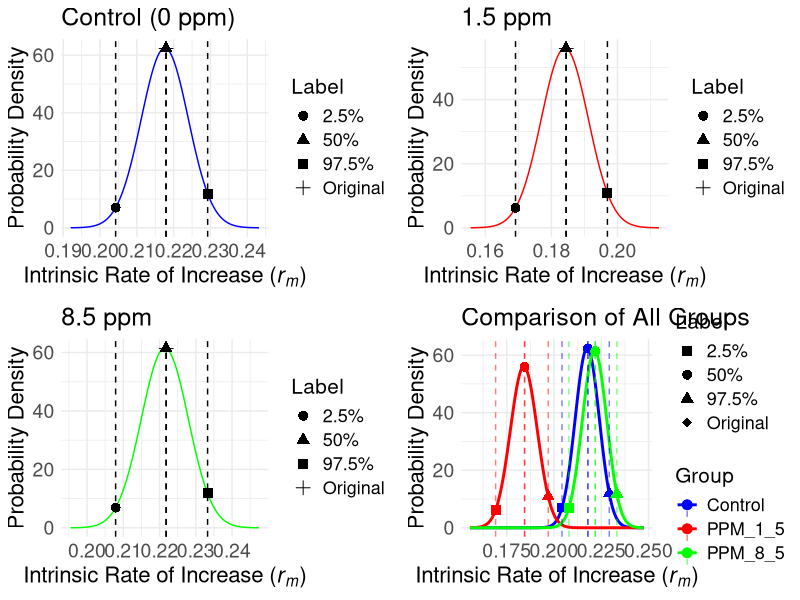

Write the R code that produced this figure.
# =============================================================================
# Script: normal_distribution_rm.R
# Purpose: Generate normal distribution plots for intrinsic rate of increase (rm)
#          across three treatment groups (Control, 1.5 ppm, 8.5 ppm)
# Author: [Your Name]
# Date: [Current Date]
# Corresponding to: Figure 6a in the manuscript
# =============================================================================

# =============================================================================
# 1. Load required libraries
# =============================================================================
library(ggplot2)
library(reshape2)
library(gridExtra)

# =============================================================================
# 2. Define bootstrap statistics for rm
# =============================================================================
mean_control <- 0.217589241699638
sd_control <- 6.39220408189354E-03

mean_ppm_1_5 <- 0.184059410621524
sd_ppm_1_5 <- 7.12175793130301E-03

mean_ppm_8_5 <- 0.221449795462937
sd_ppm_8_5 <- 6.48824104121303E-03

# =============================================================================
# 3. Generate x-axis ranges for each group (mean ± 4*SD)
# =============================================================================
x_control <- seq(mean_control - 4*sd_control, mean_control + 4*sd_control, length.out = 1000)
x_ppm_1_5 <- seq(mean_ppm_1_5 - 4*sd_ppm_1_5, mean_ppm_1_5 + 4*sd_ppm_1_5, length.out = 1000)
x_ppm_8_5 <- seq(mean_ppm_8_5 - 4*sd_ppm_8_5, mean_ppm_8_5 + 4*sd_ppm_8_5, length.out = 1000)

# =============================================================================
# 4. Generate normal distribution curves
# =============================================================================
curve_control <- data.frame(x = x_control, Density = dnorm(x_control, mean_control, sd_control))
curve_ppm_1_5 <- data.frame(x = x_ppm_1_5, Density = dnorm(x_ppm_1_5, mean_ppm_1_5, sd_ppm_1_5))
curve_ppm_8_5 <- data.frame(x = x_ppm_8_5, Density = dnorm(x_ppm_8_5, mean_ppm_8_5, sd_ppm_8_5))

# =============================================================================
# 5. Percentile data (2.5%, 50%, 97.5%, Original)
# =============================================================================
percentiles <- data.frame(
  Group = rep(c("Control", "1.5 ppm", "8.5 ppm"), each = 4),
  Label = rep(c("2.5%", "50%", "97.5%", "Original"), 3),
  Rate = c(
    0.204233336448669, 0.217891412973404, 0.229232159256935, 0.217958369851112,
    0.169143748283386, 0.184411114454269, 0.196959149837494, 0.184494218230248,
    0.207890492677689, 0.221793696284294, 0.233245316147804, 0.221840438246727
  )
)

# Rename groups for consistency in comparison plot
percentiles$Group[percentiles$Group == "1.5 ppm"] <- "PPM_1_5"
percentiles$Group[percentiles$Group == "8.5 ppm"] <- "PPM_8_5"

# =============================================================================
# 6. Theme settings
# =============================================================================
label_theme <- theme(
  plot.title = element_text(size = 18),
  axis.title = element_text(size = 16),
  axis.text = element_text(size = 14),
  legend.title = element_text(size = 15),
  legend.text = element_text(size = 13)
)

# =============================================================================
# 7. Create individual plots
# =============================================================================

# 7.1 Control group
p1 <- ggplot(curve_control, aes(x = x, y = Density)) +
  geom_line(color = "blue") +
  geom_vline(xintercept = percentiles$Rate[percentiles$Group == "Control"], linetype = "dashed") +
  geom_point(data = subset(percentiles, Group == "Control"),
             aes(x = Rate, y = dnorm(Rate, mean_control, sd_control), shape = Label), size = 3) +
  labs(title = "Control (0 ppm)", 
       x = expression("Intrinsic Rate of Increase (" * italic(r[m]) * ")"), 
       y = "Probability Density") +
  theme_minimal() + label_theme

# 7.2 1.5 ppm group
p2 <- ggplot(curve_ppm_1_5, aes(x = x, y = Density)) +
  geom_line(color = "red") +
  geom_vline(xintercept = percentiles$Rate[percentiles$Group == "PPM_1_5"], linetype = "dashed") +
  geom_point(data = subset(percentiles, Group == "PPM_1_5"),
             aes(x = Rate, y = dnorm(Rate, mean_ppm_1_5, sd_ppm_1_5), shape = Label), size = 3) +
  labs(title = "1.5 ppm", 
       x = expression("Intrinsic Rate of Increase (" * italic(r[m]) * ")"), 
       y = "Probability Density") +
  theme_minimal() + label_theme

# 7.3 8.5 ppm group
p3 <- ggplot(curve_ppm_8_5, aes(x = x, y = Density)) +
  geom_line(color = "green") +
  geom_vline(xintercept = percentiles$Rate[percentiles$Group == "PPM_8_5"], linetype = "dashed") +
  geom_point(data = subset(percentiles, Group == "PPM_8_5"),
             aes(x = Rate, y = dnorm(Rate, mean_ppm_8_5, sd_ppm_8_5), shape = Label), size = 3) +
  labs(title = "8.5 ppm", 
       x = expression("Intrinsic Rate of Increase (" * italic(r[m]) * ")"), 
       y = "Probability Density") +
  theme_minimal() + label_theme

# =============================================================================
# 8. Comparison plot with common x-axis
# =============================================================================
x_all <- seq(min(mean_ppm_1_5 - 4*sd_ppm_1_5, mean_control - 4*sd_control, mean_ppm_8_5 - 4*sd_ppm_8_5),
             max(mean_ppm_1_5 + 4*sd_ppm_1_5, mean_control + 4*sd_control, mean_ppm_8_5 + 4*sd_ppm_8_5),
             length.out = 1000)

curve_all <- data.frame(
  x = x_all,
  Control = dnorm(x_all, mean_control, sd_control),
  PPM_1_5 = dnorm(x_all, mean_ppm_1_5, sd_ppm_1_5),
  PPM_8_5 = dnorm(x_all, mean_ppm_8_5, sd_ppm_8_5)
)
curve_long <- melt(curve_all, id.vars = "x", variable.name = "Group", value.name = "Density")

p4 <- ggplot(curve_long, aes(x = x, y = Density, color = Group)) +
  geom_line(size = 1) +
  geom_vline(data = percentiles, aes(xintercept = Rate, color = Group), linetype = "dashed", alpha = 0.5) +
  geom_point(data = percentiles,
             aes(x = Rate,
                 y = dnorm(Rate,
                           mean = ifelse(Group == "Control", mean_control,
                                         ifelse(Group == "PPM_1_5", mean_ppm_1_5, mean_ppm_8_5)),
                           sd = ifelse(Group == "Control", sd_control,
                                       ifelse(Group == "PPM_1_5", sd_ppm_1_5, sd_ppm_8_5))),
                 color = Group,
                 shape = Label),
             size = 3) +
  scale_color_manual(values = c("Control" = "blue", "PPM_1_5" = "red", "PPM_8_5" = "green")) +
  scale_shape_manual(values = c("2.5%" = 15, "50%" = 16, "97.5%" = 17, "Original" = 18)) +
  labs(title = "Comparison of All Groups", 
       x = expression("Intrinsic Rate of Increase (" * italic(r[m]) * ")"), 
       y = "Probability Density") +
  theme_minimal() + label_theme

# =============================================================================
# 9. Combine and save
# =============================================================================
combined_plot <- arrangeGrob(p1, p2, p3, p4, ncol = 2)

# Display in R environment
grid.arrange(p1, p2, p3, p4, ncol = 2)

# Save as JPEG with high quality
ggsave(filename = "intrinsic_rate_panels.jpeg",
       plot = combined_plot,
       width = 12, height = 8, dpi = 300, units = "in")

cat("Figure saved as: intrinsic_rate_panels.jpeg\n")
